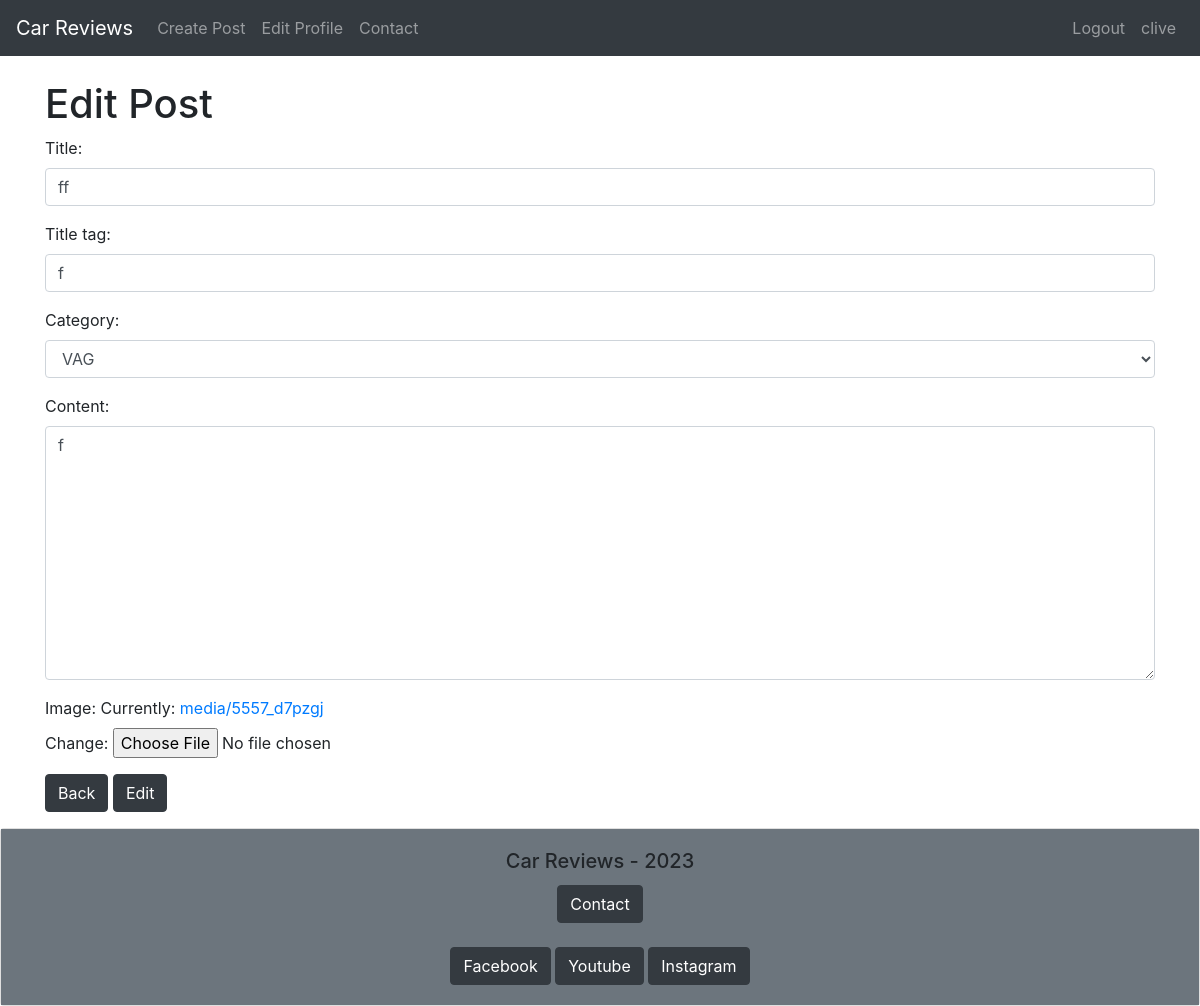
Screenshot of /car/edit/45 (signed in) with the database file from the repository.
### blog/models.py (models this page shows, shortened)
class Post(models.Model):
    title = models.CharField(max_length=200, unique=True)
    image = models.ImageField(null=True, upload_to="media/")
    title_tag = models.CharField(max_length=200)
    author = models.ForeignKey(User, on_delete=models.CASCADE, related_name='blog_posts')
    created_on = models.DateTimeField(auto_now_add=True)
    updated_on = models.DateTimeField(auto_now_add=True)
    content = models.TextField(blank=True, null=True)
    category = models.TextField(default='VAG')
    likes = models.ManyToManyField(User, related_name='carreview')

### blog/views.py (the view)
# urls.py: path('car/edit/<int:pk>', EditPost.as_view(), name='edit_post'),
class EditPost(UpdateView):
    model = Post
    form_class = CreatePostForm
    template_name = 'edit_post.html'

### blog/forms.py
class CreatePostForm(forms.ModelForm):
    class Meta:
        model = Post
        fields = ('title', 'title_tag', 'author', 'category', 'content', 'image')
        widgets = {
            'title': forms.TextInput(attrs={'class': 'form-control'}),
            'title_tag': forms.TextInput(attrs={'class': 'form-control'}),
            'author': forms.TextInput(attrs={'class': 'form-control', 'id':'user', 'type': 'hidden'}),
            'category': forms.Select(choices=categories_list, attrs={'class': 'form-control'}),
            'content': forms.Textarea(attrs={'class': 'form-control'}),
        }

### templates/edit_post.html (shortened to what this page needs)
{% extends 'base.html' %}
    {% block content %}
    {% if user.is_authenticated %}
    {% if user.id == post.author.id %}
    <h1>Edit Post</h1>
    <div class="form-group">
        <form method="POST">
            {{ form.as_p }}
            <a href="{% url 'home' %}" class="btn btn-dark">Back</a>
            <button class="btn btn-dark">Edit</button>
        </form>
    </div>
    {% else %}
    <h1>You are not allowed to edit this post!</h1>
    <a href="{% url 'home' %}" class="btn btn-dark">Home</a>
    {% endif %}
    {% endif %}
    {% endblock %}

### templates/base.html (shortened to what this page needs)
{% load static %}
<!doctype html>
<html lang="en">
<head>
    <link rel="stylesheet" href="https://cdn.jsdelivr.net/npm/bootstrap@4.6.2/dist/css/bootstrap.min.css"
>
        <link rel="stylesheet" href="{% static 'css/style.css' %}">
</head>
<body>
    <nav class="navbar navbar-expand-lg navbar-dark bg-dark">
        <a class="navbar-brand" href="{% url 'home' %}">Car Reviews</a>
        <div class="collapse navbar-collapse" id="navbarNav">
            <ul class="navbar-nav">
                {% if user.is_authenticated %}
                <li class="nav-item">
                    <a class="nav-link" href="{% url 'create_post' %}">Create Post</a>
                </li>
                <li class="nav-item">
                    <a class="nav-link" href="{% url 'edit_profile' %}">Edit Profile</a>
                </li>
                <li class="nav-item">
                    <a class="nav-link" href="{% url 'contact' %}">Contact</a>
                </li>
                {% endif %}
            </ul>
            {% if user.is_authenticated %}
            <ul class="navbar-nav ml-auto">
                <li class="nav-item">
                    <a class="nav-link" href="{% url 'logout' %}">Logout</a>
                </li>
                <li class="nav-item">
                    <a class="nav-link" href="#">
                        {{ user.username }}
                    </a>
                </li>
            </ul>
            {% endif %}
        </div>
    </nav>
    <br>
    <div class="container">
        {% block content %}
        {% endblock %}
    </div>
    <div class="card">
        <div class="card-body text-center bg-secondary">
            <h5 class="card-title">Car Reviews - 2023 </h5>
            {% if user.is_authenticated %}
            <a class="btn btn-dark" href="{% url 'contact' %}">Contact</a>
            {% endif %}
            <br><br>
            <a href="https://www.facebook.com/" class="btn btn-dark" target="_blank">Facebook</a>
            <a href="https://www.youtube.com/" class="btn btn-dark" target="_blank">Youtube</a>
            <a href="https://www.instagram.com/" class="btn btn-dark" target="_blank">Instagram</a>
        </div>
    </div>
</body>
</html>

### rows the page displays
Post: title "ff", title_tag "f", category "VAG", content "f"

### other values shown
{{ user.username }} "clive"
